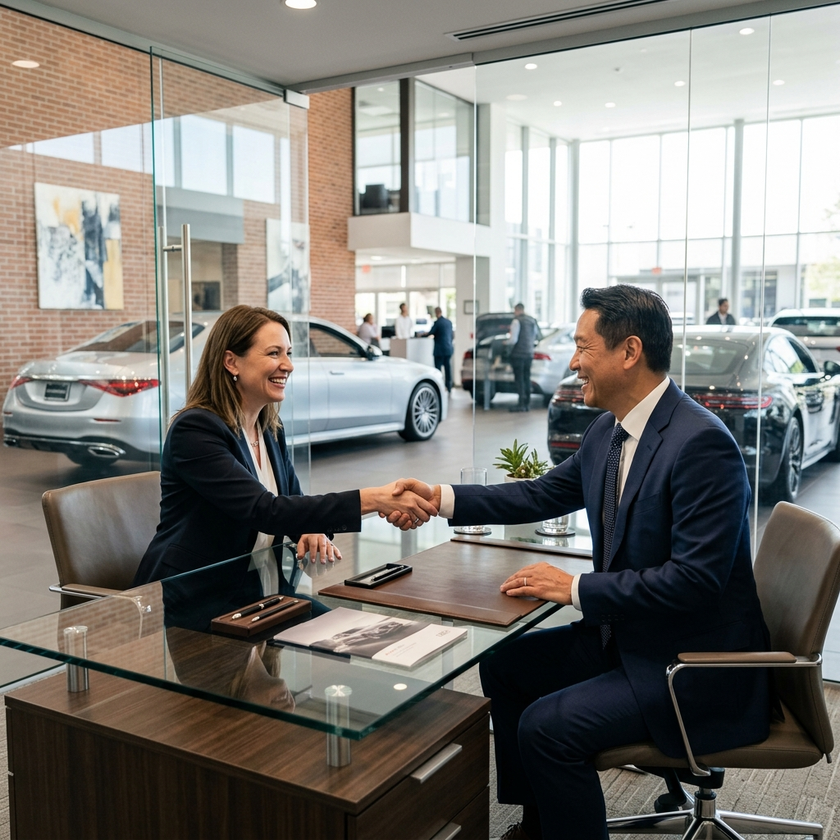
#> input picture academy_bg.png, 840 x 840 px, shrunk from 1024 x 1024 before the run; its folder holds only this picture in this run
$ python remove_star.py
#> lines starting #> are read from the running program, lines starting #| are printed output that depends on the picture; after the words box and inside, x2 and y2 are one past the last pixel; in counts of white or black regions, pixels touching at a corner belong together
import cv2
import numpy as np
import glob
import os

images = glob.glob('*.png')

for img_path in images:
    if img_path == 'logo_tricolore.png':
        continue

    print(f"Processing {img_path}...")
    img = cv2.imread(img_path)
#> img is the input picture: shape (840, 840, 3); mean B, G, R 119.8, 124.9, 127.3
    if img is None:
        continue

    h, w = img.shape[:2]
#> h = 840; w = 840

    # Define bottom right region (e.g. 250x250)
    region_size = 250
    roi = img[h-region_size:h, w-region_size:w]
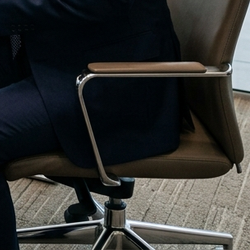
#> roi: shape (250, 250, 3); mean B, G, R 48.8, 50.7, 50

    # Create mask for white/bright pixels (the star)
    # The star is usually white/light grey, sometimes semi-transparent
    # Convert to grayscale
    gray_roi = cv2.cvtColor(roi, cv2.COLOR_BGR2GRAY)

    # Threshold for bright pixels
    _, mask_roi = cv2.threshold(gray_roi, 180, 255, cv2.THRESH_BINARY)
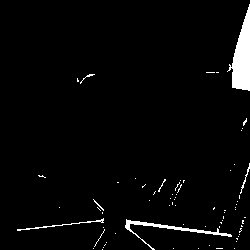
#> mask_roi: shape (250, 250); 3% white; 71 white regions (64 under 20 px), largest, box (x1, y1, x2, y2) and area: (227, 4, 250, 91) 1060, (125, 219, 232, 250) 410, (17, 218, 104, 231) 126

    # Dilate mask slightly to cover edges of the star
    kernel = np.ones((5,5), np.uint8)
    mask_roi = cv2.dilate(mask_roi, kernel, iterations=2)
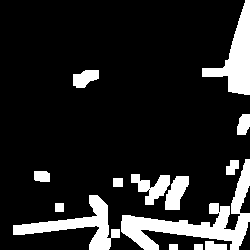
#> mask_roi: shape (250, 250); 14.7% white; 14 white regions, largest, box (x1, y1, x2, y2) and area: (121, 159, 250, 250) 3162, (202, 0, 250, 95) 1829, (13, 195, 120, 250) 1743

    # Inpaint the region
    inpainted_roi = cv2.inpaint(roi, mask_roi, 15, cv2.INPAINT_TELEA)
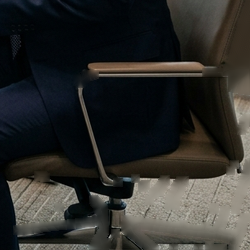
#> inpainted_roi: shape (250, 250, 3); mean B, G, R 42.4, 44.9, 44.9

    # Place back
    img[h-region_size:h, w-region_size:w] = inpainted_roi
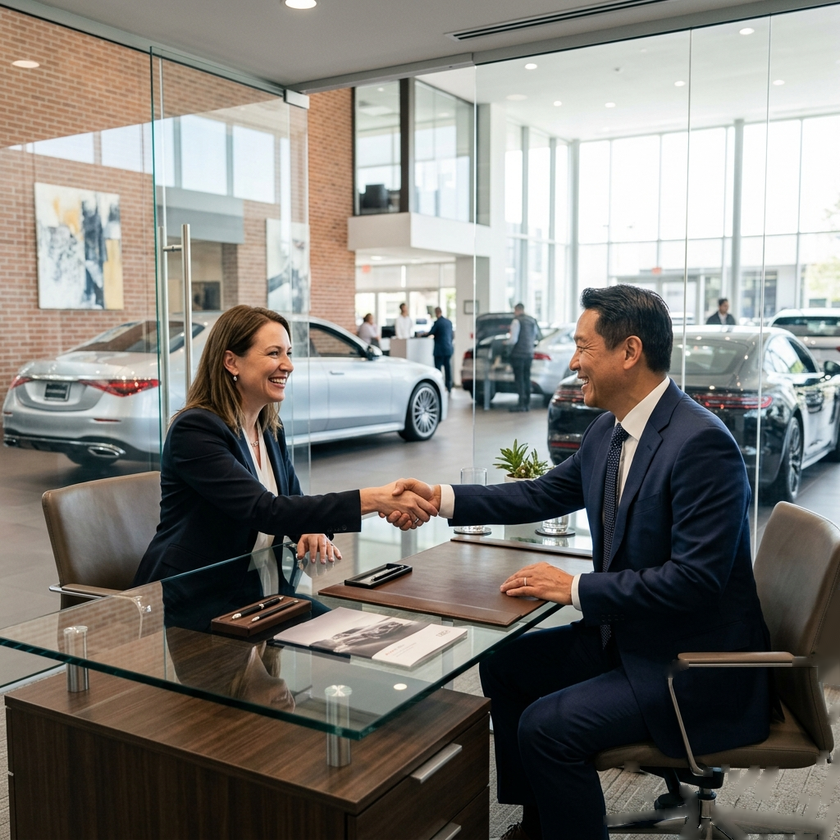
#> img: shape (840, 840, 3); 1.3% of pixels changed, all inside (x1, y1, x2, y2) = (603, 590, 840, 840)

    # Save back
    cv2.imwrite(img_path, img)

print("Done!")
